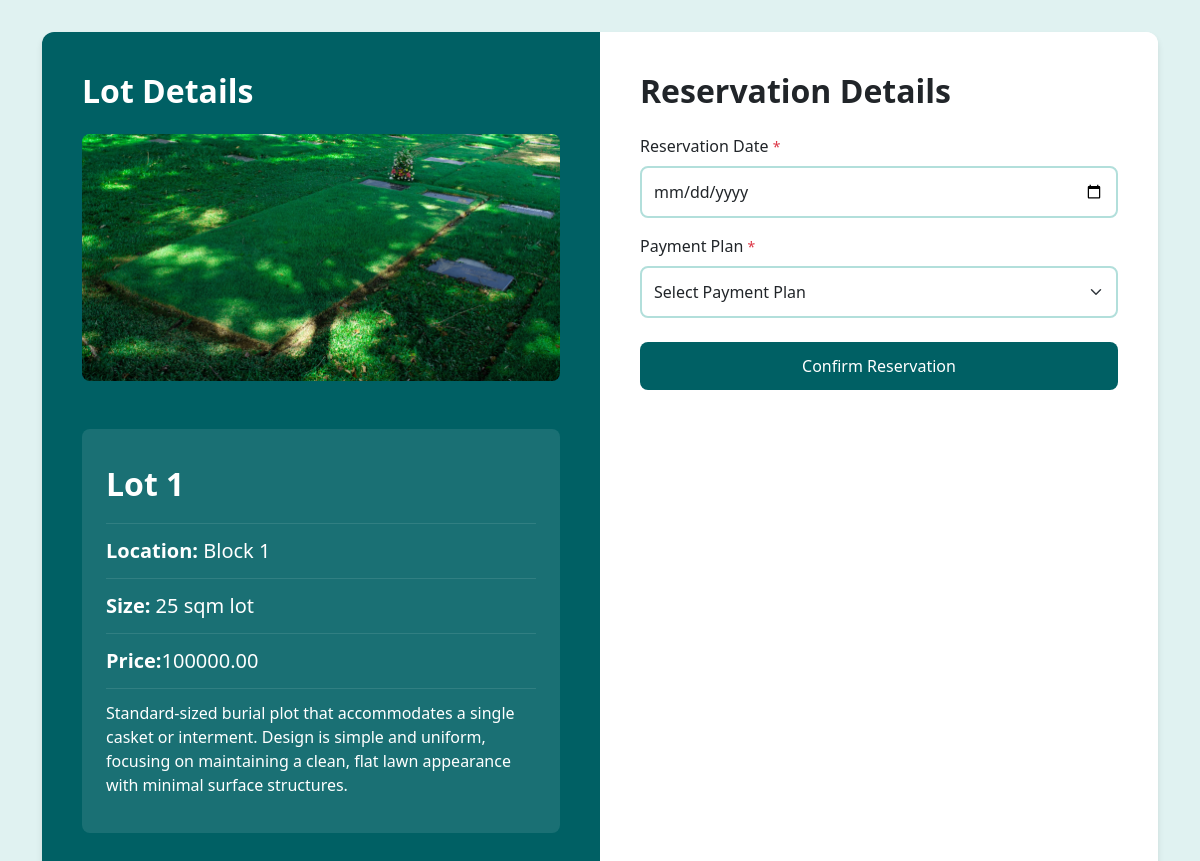
Page /website/add_reservation.php?lot_id=26 on the committed database.
### tables this page shows
CREATE TABLE `lots` (
  `lot_id` int(11) NOT NULL,
  `lot_name` varchar(255) NOT NULL,
  `location` varchar(255) NOT NULL,
  `size` varchar(10) NOT NULL,
  `price` decimal(10,2) NOT NULL,
  `lot_image` varchar(100) NOT NULL,
  `status` enum('Available','On Request','Reserved') NOT NULL DEFAULT 'Available',
  `description` varchar(1000) NOT NULL,
  `is_deleted` tinyint(1) NOT NULL DEFAULT 0,
  `created_at` timestamp NOT NULL DEFAULT current_timestamp()
);

### website/lots.class.php (called while the page is built, shortened)
<?php
require_once __DIR__ . '/../database.php';
class Reservation{
    protected $db;
    function __construct(){
        $this->db = new Database();
    }
    public function fetchLotRecord($lot_id) {
        $sql = "SELECT * FROM lots WHERE lot_id = :lot_id";
        $query = $this->db->connect()->prepare($sql);
        $query->bindParam(':lot_id', $lot_id);
        $query->execute();
        return $query->fetch(PDO::FETCH_ASSOC);
    }
}

### database.php (called while the page is built)
<?php
class Database{
    private $host = 'localhost';
    private $username = 'root';
    private $password = '';
    private $dbname = 'burial_db';
    protected $connection;
    function connect(){
        try {
            if($this->connection === null){
                $dsn = "mysql:host=$this->host;dbname=$this->dbname";
                $this->connection = new PDO($dsn, $this->username, $this->password, [
                    PDO::ATTR_ERRMODE => PDO::ERRMODE_EXCEPTION,
                    PDO::ATTR_DEFAULT_FETCH_MODE => PDO::FETCH_ASSOC,
                    PDO::ATTR_EMULATE_PREPARES => false
                ]);
            }
            return $this->connection;
        } catch (PDOException $e) {
            error_log("Database Connection Error: " . $e->getMessage());
            throw new Exception("Database connection failed: " . $e->getMessage());
        }
    }
}

### website/add_reservation.php (the view, shortened to what this page needs)
<?php
require_once('lots.class.php');
$burialObj = new Reservation();
$lot_id = $lot_image = $lot_name = $location = $size = $price = $description = '';
$reservation_date = $payment_plan_id = '';
if ($_SERVER['REQUEST_METHOD'] == 'GET') {
    if (isset($_GET['lot_id'])) {
        $lot_id = $_GET['lot_id'];
        $record = $burialObj->fetchLotRecord($lot_id);
        if (!empty($record)) {
            $lot_image = $record['lot_image'];
            $lot_name = $record['lot_name'];
            $location = $record['location'];
            $size = $record['size'];
            $price = $record['price'];
            $description = $record['description'];
        } else {
            echo 'No lot found';
            exit;
        }
    }
}
?>
<!DOCTYPE html>
<html lang="en">
<head>
<link href="https://cdnjs.cloudflare.com/ajax/libs/bootstrap/5.3.2/css/bootstrap.min.css" rel="stylesheet">
</head>
<body>
<div class="container">
    <div class="card">
        <div class="row g-0">
            <div class="col-md-6">
                <div class="left-panel">
                    <h2 class="fs-2 fw-bold mb-4">Lot Details</h2>
                    <img src="../admin/lots/<?= $lot_image ?>" alt="Lot Image" class="lot-image">
                    <div class="details-group">
                        <div class="detail-item">
                            <h3 class="fs-2 fw-bold"><?= $lot_name?></h3>
                        </div>
                        <div class="detail-item fs-5">
                            <strong>Location:</strong> <?= $location?>
                        </div>
                        <div class="detail-item fs-5">
                            <strong>Size:</strong> <?= $size?> sqm lot
                        </div>
                        <div class="detail-item fs-5">
                            <strong>Price:</strong><?= $price ?>
                        </div>
                        <div class="detail-item">
                            <?= $description?>
                        </div>
                    </div>
                </div>
            </div>
            <div class="col-md-6">
                <div class="right-panel">
                    <h2 class="fs-2 fw-bold mb-4">Reservation Details</h2>
                    <form action="" method="post">
                        <div class="mb-3">
                            <label class="form-label">Reservation Date <span class="error">*</span></label>
                            <input type="date" name="reservation_date"
                                value="<?= $reservation_date?>"
                                class="form-control">
                        </div>
                        <div class="mb-4">
                            <label class="form-label">Payment Plan <span class="error">*</span></label>
                            <select name="payment_plan" class="form-select">
                                <option value="" hidden>Select Payment Plan</option>
                            </select>
                        </div>
                        <button type="submit" class="btn btn-primary">Confirm Reservation</button>
                    </form>
                </div>
            </div>
        </div>
    </div>
</div>
</body>
</html>

### website/add_reservation.php (style rules this page uses)
:root { --deep-teal: #006064; --light-teal: #e0f2f1; --medium-teal: #b2dfdb; --blue-grey: #455a64; --dark-blue-grey: #263238; }
body { background-color: var(--light-teal); min-height: 100vh; display: flex; align-items: center; padding: 2rem 0; }
.card { border: none; border-radius: 12px; overflow: hidden; box-shadow: 0 4px 6px rgba(0, 0, 0, 0.1); }
.left-panel { background: var(--deep-teal); color: white; padding: 2.5rem; height: 100%; }
.right-panel { padding: 2.5rem; background: white; }
.form-control, .form-select { border: 2px solid var(--medium-teal); padding: 0.75rem; border-radius: 8px; }
.btn-primary { background-color: var(--deep-teal); border: none; padding: 0.75rem 2rem; border-radius: 8px; width: 100%; transition: all 0.2s; }
.lot-image { width: 100%; object-fit: cover; border-radius: 8px; margin-bottom: 1.5rem; }
.details-group { background: rgba(255, 255, 255, 0.1); padding: 1.5rem; border-radius: 8px; margin-top: 1.5rem; }
.detail-item { padding: 0.75rem 0; border-bottom: 1px solid rgba(255, 255, 255, 0.1); }
.detail-item:last-child { border-bottom: none; }
.error { color: #dc3545; font-size: 0.875rem; margin-top: 0.25rem; }
@media (min-width: 768px) { .card { min-height: 600px; } }

### rows in the picture
lots: lot_image (picture), lot_name "Lot 1", location "Block 1", size "25", price "100000.00", description "Standard-sized burial plot that accommodates a single casket or interment. Design is simple and uniform, focusing on maintaining a clean, flat lawn appearance with minimal surface structures."
